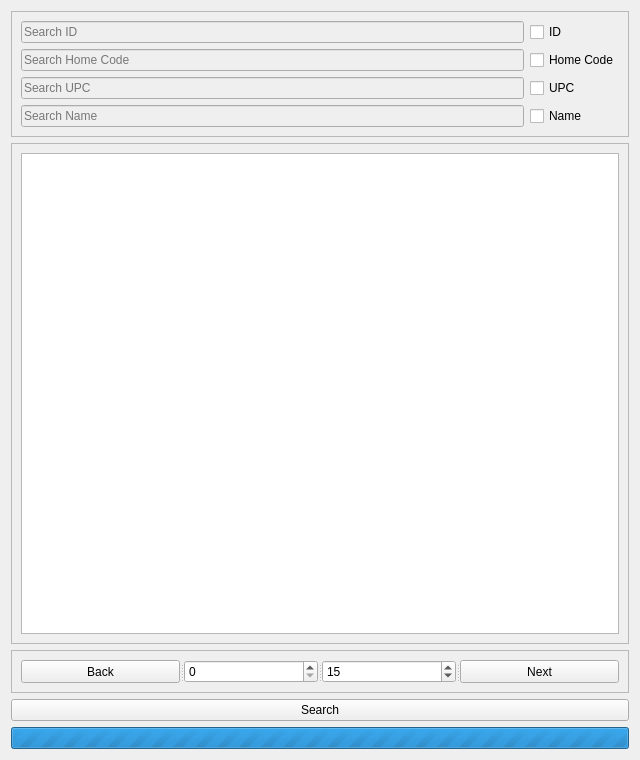
<?xml version="1.0" encoding="UTF-8"?>
<ui version="4.0">
 <class>Form</class>
 <widget class="QWidget" name="Form">
  <property name="geometry">
   <rect>
    <x>0</x>
    <y>0</y>
    <width>640</width>
    <height>760</height>
   </rect>
  </property>
  <property name="windowTitle">
   <string>Form</string>
  </property>
  <layout class="QGridLayout" name="gridLayout">
   <item row="2" column="1">
    <widget class="QFrame" name="frame_2">
     <property name="frameShape">
      <enum>QFrame::StyledPanel</enum>
     </property>
     <property name="frameShadow">
      <enum>QFrame::Raised</enum>
     </property>
     <layout class="QGridLayout" name="gridLayout_4">
      <item row="0" column="0">
       <widget class="QSplitter" name="splitter">
        <property name="orientation">
         <enum>Qt::Horizontal</enum>
        </property>
        <widget class="QPushButton" name="back">
         <property name="text">
          <string>Back</string>
         </property>
        </widget>
        <widget class="QSpinBox" name="page">
         <property name="toolTip">
          <string>page number for limit</string>
         </property>
         <property name="maximum">
          <number>999999999</number>
         </property>
        </widget>
        <widget class="QSpinBox" name="limit">
         <property name="toolTip">
          <string>amount of items per search</string>
         </property>
         <property name="maximum">
          <number>999999999</number>
         </property>
         <property name="value">
          <number>15</number>
         </property>
        </widget>
        <widget class="QPushButton" name="next">
         <property name="text">
          <string>Next</string>
         </property>
        </widget>
       </widget>
      </item>
     </layout>
    </widget>
   </item>
   <item row="0" column="1">
    <widget class="QFrame" name="frame">
     <property name="frameShape">
      <enum>QFrame::StyledPanel</enum>
     </property>
     <property name="frameShadow">
      <enum>QFrame::Raised</enum>
     </property>
     <layout class="QGridLayout" name="gridLayout_2">
      <item row="0" column="0">
       <widget class="QLineEdit" name="ID_le">
        <property name="enabled">
         <bool>false</bool>
        </property>
        <property name="dragEnabled">
         <bool>true</bool>
        </property>
        <property name="placeholderText">
         <string>Search ID</string>
        </property>
        <property name="clearButtonEnabled">
         <bool>true</bool>
        </property>
       </widget>
      </item>
      <item row="0" column="1">
       <widget class="QCheckBox" name="ID">
        <property name="text">
         <string>ID</string>
        </property>
       </widget>
      </item>
      <item row="1" column="0">
       <widget class="QLineEdit" name="home_code_le">
        <property name="enabled">
         <bool>false</bool>
        </property>
        <property name="dragEnabled">
         <bool>true</bool>
        </property>
        <property name="placeholderText">
         <string>Search Home Code</string>
        </property>
        <property name="clearButtonEnabled">
         <bool>true</bool>
        </property>
       </widget>
      </item>
      <item row="1" column="1">
       <widget class="QCheckBox" name="home_code">
        <property name="text">
         <string>Home Code</string>
        </property>
       </widget>
      </item>
      <item row="2" column="0">
       <widget class="QLineEdit" name="UPC_le">
        <property name="enabled">
         <bool>false</bool>
        </property>
        <property name="dragEnabled">
         <bool>true</bool>
        </property>
        <property name="placeholderText">
         <string>Search UPC</string>
        </property>
        <property name="clearButtonEnabled">
         <bool>true</bool>
        </property>
       </widget>
      </item>
      <item row="2" column="1">
       <widget class="QCheckBox" name="UPC">
        <property name="text">
         <string>UPC</string>
        </property>
       </widget>
      </item>
      <item row="3" column="0">
       <widget class="QLineEdit" name="name_le">
        <property name="enabled">
         <bool>false</bool>
        </property>
        <property name="dragEnabled">
         <bool>true</bool>
        </property>
        <property name="placeholderText">
         <string>Search Name</string>
        </property>
        <property name="clearButtonEnabled">
         <bool>true</bool>
        </property>
       </widget>
      </item>
      <item row="3" column="1">
       <widget class="QCheckBox" name="name">
        <property name="text">
         <string>Name</string>
        </property>
       </widget>
      </item>
     </layout>
    </widget>
   </item>
   <item row="3" column="1">
    <widget class="QPushButton" name="search">
     <property name="text">
      <string>Search</string>
     </property>
    </widget>
   </item>
   <item row="1" column="1">
    <widget class="QScrollArea" name="preview">
     <property name="widgetResizable">
      <bool>true</bool>
     </property>
     <widget class="QWidget" name="scrollAreaWidgetContents">
      <property name="geometry">
       <rect>
        <x>0</x>
        <y>0</y>
        <width>624</width>
        <height>448</height>
       </rect>
      </property>
      <layout class="QGridLayout" name="gridLayout_3">
       <item row="1" column="0">
        <widget class="QListView" name="listView"/>
       </item>
      </layout>
     </widget>
    </widget>
   </item>
   <item row="4" column="1">
    <widget class="QProgressBar" name="progressBar">
     <property name="maximum">
      <number>0</number>
     </property>
     <property name="value">
      <number>0</number>
     </property>
    </widget>
   </item>
  </layout>
 </widget>
 <resources/>
 <connections/>
</ui>
